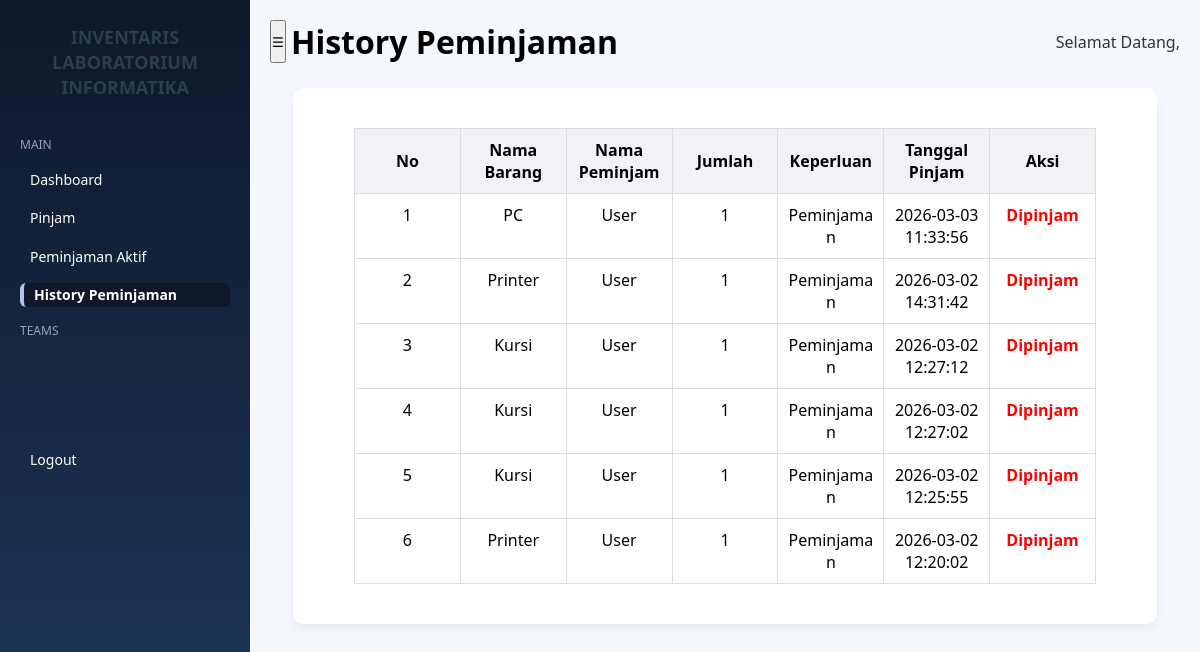
/history_peminjaman.php, run on an earlier commit of the app's database.
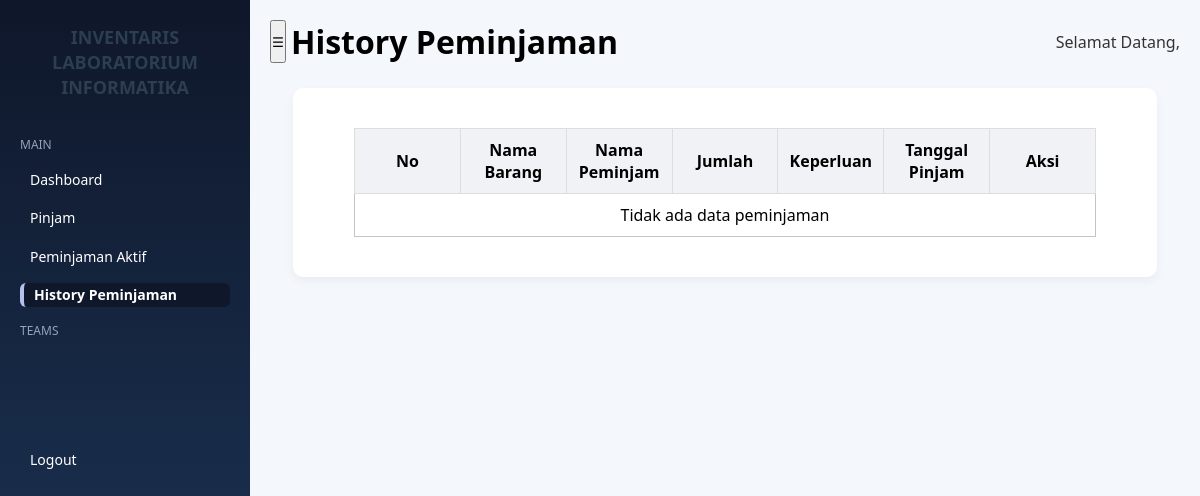
And on a later commit of the database.
### tables this page shows
CREATE TABLE `peminjaman` (
  `id` int NOT NULL,
  `nama_peminjam` varchar(100) DEFAULT NULL,
  `keperluan` text,
  `jumlah` int DEFAULT NULL,
  `barang_id` int DEFAULT NULL,
  `tanggal_pinjam` datetime DEFAULT CURRENT_TIMESTAMP,
  `tanggal_kembali` datetime DEFAULT NULL,
  `status` enum('dipinjam','dikembalikan') DEFAULT 'dipinjam'
);

CREATE TABLE `barang` (
  `id` int NOT NULL,
  `kategori_id` int DEFAULT NULL,
  `kode_inventaris` varchar(50) NOT NULL,
  `nama_barang` varchar(100) NOT NULL,
  `merk` varchar(100) DEFAULT NULL,
  `tipe` varchar(100) DEFAULT NULL,
  `spesifikasi` text,
  `jumlah` int NOT NULL,
  `kondisi` enum('Baik','Cukup','Rusak') NOT NULL,
  `lokasi` varchar(100) DEFAULT NULL,
  `tahun_perolehan` year DEFAULT NULL,
  `keterangan` text,
  `tersedia` tinyint(1) NOT NULL DEFAULT '1',
  `create_at` timestamp NULL DEFAULT CURRENT_TIMESTAMP
);

### history_peminjaman.php (the view, shortened to what this page needs)
<?php
    require_once __DIR__ . "/config/database.php";
$sql = "
SELECT peminjaman.*, barang.nama_barang
FROM peminjaman
JOIN barang ON peminjaman.barang_id = barang.id
ORDER BY peminjaman.id DESC
";
$result = $conn->query($sql);
?>
<!DOCTYPE html>
<html lang="en">
<head>
    <link href="https://cdn.jsdelivr.net/npm/select2@4.1.0-rc.0/dist/css/select2.min.css" rel="stylesheet"/>
    <link rel="stylesheet" href="../assets/style.css">
</head>
<body class="body">
    <div class="container">
        <?php $page = basename($_SERVER['PHP_SELF']); ?>
        <div class="sidebar" id="sidebar">
            <h2 class="logo">INVENTARIS LABORATORIUM<br>INFORMATIKA</h2>
            <div class="menu-group">
                <p class="menu-title">MAIN</p>
                <ul>
                    <li><a href="Admin/dashboard.php" class="menu-item <?=  $page=='dashboard.php'?'active':''?>">Dashboard</a></li>
                    <li><a href="../pinjam.php" class="menu-item  <?=  $page=='pinjam.php'?'active':''?>">Pinjam</a></li>
                    <li><a href="Admin/peminjaman.php" class="menu-item  <?=  $page=='peminjaman.php'?'active':''?>">Peminjaman Aktif</a></li>
                    <li><a href="../history_peminjaman.php" class="menu-item  <?=  $page=='history_peminjaman.php'?'active':''?>">History Peminjaman</a></li>
                </ul>
            </div>
            <div class="menu-group">
                <p class="menu-title">TEAMS</p>
            </div>
            <div class="logout">
                <a href="logout.php" class="menu-item logout">Logout</a>
            </div>
        </div>
        <div class="main" id="main">
            <div class="header">
                <div class="button_dash">
                    <button id="toggleSidebar">☰</button>
                    <h1>History Peminjaman</h1>
                </div>
                <div class="user">Selamat Datang, <br><?php echo $_SESSION["username"];?></div>
            </div>
                <div class="table-container">
                    <table>
                        <thead>
                            <tr class="table-header">
                                <th>No</th>
                                <th>Nama Barang</th>
                                <th>Nama Peminjam</th>
                                <th>Jumlah</th>
                                <th>Keperluan</th>
                                <th>Tanggal Pinjam</th>
                                <th>Aksi</th>
                            </tr>
                        </thead>
                            <?php
                            if ($result->num_rows > 0) {
                                $no = 1;
                                while ($row = $result->fetch_assoc()) {
                            ?>
                        <tr class="table-row">
                            <td><?= $no++; ?></td>
                            <td><?= $row['nama_barang']; ?></td>
                            <td><?= $row['nama_peminjam']; ?></td>
                            <td><?= $row['jumlah']; ?></td>
                            <td><?= $row['keperluan']; ?></td>
                            <td><?= $row['tanggal_pinjam']; ?></td>
                            <td>
                                <?php
                                if ($row['status'] == 'dikembalikan') {
                                    echo "<span class='status-kembali'>Kembali</span>";
                                } else {
                                    echo "<span class='status-pinjam'>Dipinjam</span>";
                                }
                                ?>
                            </td>
                        </tr>
                        <?php
                        }
                    } else {
                        echo "<tr><td colspan='7'>Tidak ada data peminjaman</td></tr>";
                    }
                    ?>
                    </table>
                </div>
            </div>
        </div>
</body>
</html>

### assets/style.css (style rules this page uses)
* { margin: 0; padding: 0; box-sizing: border-box; font-family: 'Segoe UI', Tahoma, Geneva, Verdana, sans-serif; }
.body { background : #f4f7fb; display: flex; }
.container { display: contents; }
.sidebar { width: 250px; height: 100vh; background: linear-gradient(180deg, #0f172a, #1e3a5f); color: white; padding: 25px 20px; position: fixed; transition: 0.3s; left: 0; top: 0; }
.logo { font-size: 18px; font-weight: bold; line-height: 1.4; margin-bottom: 35px; }
.sidebar ul { list-style: none; }
.sidebar ul li { margin: 15px 0; }
.sidebar ul li a { text-decoration: none; color: white; padding: 10px; display: block; border-radius: 6px; transition: 0.3s; }
.menu-group { margin-bottom: 15px; }
.menu-title { font-size: 12px; color: #94a3b8; margin-bottom: 5px; }
.menu-item { display: block; padding: 4px 10px; font-size: 14px; color: white; text-decoration: none; margin-bottom: 2px; line-height: 0.25; }
.menu-item.active { background: #0f172a; border-left: 4px solid #b8c1ec; font-weight: bold; }
.logout { position: absolute; margin-top: 50px; }
.logout a { color: white; text-decoration: none; }
.main { flex: 1; margin-left: 250px; padding: 20px; width: 100%; transition: 0.3s; }
.header { display: flex; align-items:center; margin-bottom: 25px; gap: 10px; justify-content: space-between; }
.button_dash { display: flex; gap: 5px; }
.user { font-size: 16px; color: #333; justify-items: end; }
.table-container { width: 95%; margin: 20px auto; background: white; padding: 20px; border-radius: 10px; box-shadow: 0 4px 10px rgba(0, 0, 0, 0.05); transition: 0.3s; }
table { width: 100%; border-collapse: collapse; background-color: white; border-color: #000; text-align: center; table-layout: fixed; }
.table-header th { background-color: #f1f2f6; text-align: center; font-weight: bold; border: 1px solid #ddd; padding: 10px; }
.table-row td { border: 1px solid #ddd; padding: 10px; vertical-align: top; word-wrap: break-word; }

### history_peminjaman.php (style rules this page uses)
body { font-family: Arial, sans-serif; background-color: #f4f7fb; }
h2 { text-align: center; color: #2c3e50; }
table { width: 90%; margin: 20px auto; border-collapse: collapse; background: white; }
th, td { padding: 10px; border: 1px solid #c9c2c2; text-align: center; }
th { background-color: #14466c; color: black; }
.status-pinjam { color: red; font-weight: bold; }

What changed in the data, as far as the page shows it:
removed peminjaman: barang.nama_barang "PC", nama_peminjam "User", jumlah "1", keperluan "Peminjaman", tanggal_pinjam "2026-03-03 11:33:56", status "Dipinjam"
removed peminjaman: barang.nama_barang "Printer", nama_peminjam "User", jumlah "1", keperluan "Peminjaman", tanggal_pinjam "2026-03-02 14:31:42", status "Dipinjam"
removed peminjaman: barang.nama_barang "Kursi", nama_peminjam "User", jumlah "1", keperluan "Peminjaman", tanggal_pinjam "2026-03-02 12:27:12", status "Dipinjam"
removed peminjaman: barang.nama_barang "Kursi", nama_peminjam "User", jumlah "1", keperluan "Peminjaman", tanggal_pinjam "2026-03-02 12:27:02", status "Dipinjam"
removed peminjaman: barang.nama_barang "Kursi", nama_peminjam "User", jumlah "1", keperluan "Peminjaman", tanggal_pinjam "2026-03-02 12:25:55", status "Dipinjam"
removed peminjaman: barang.nama_barang "Printer", nama_peminjam "User", jumlah "1", keperluan "Peminjaman", tanggal_pinjam "2026-03-02 12:20:02", status "Dipinjam"
Also different on the page:
text now shown: "Tidak ada data peminjaman"
